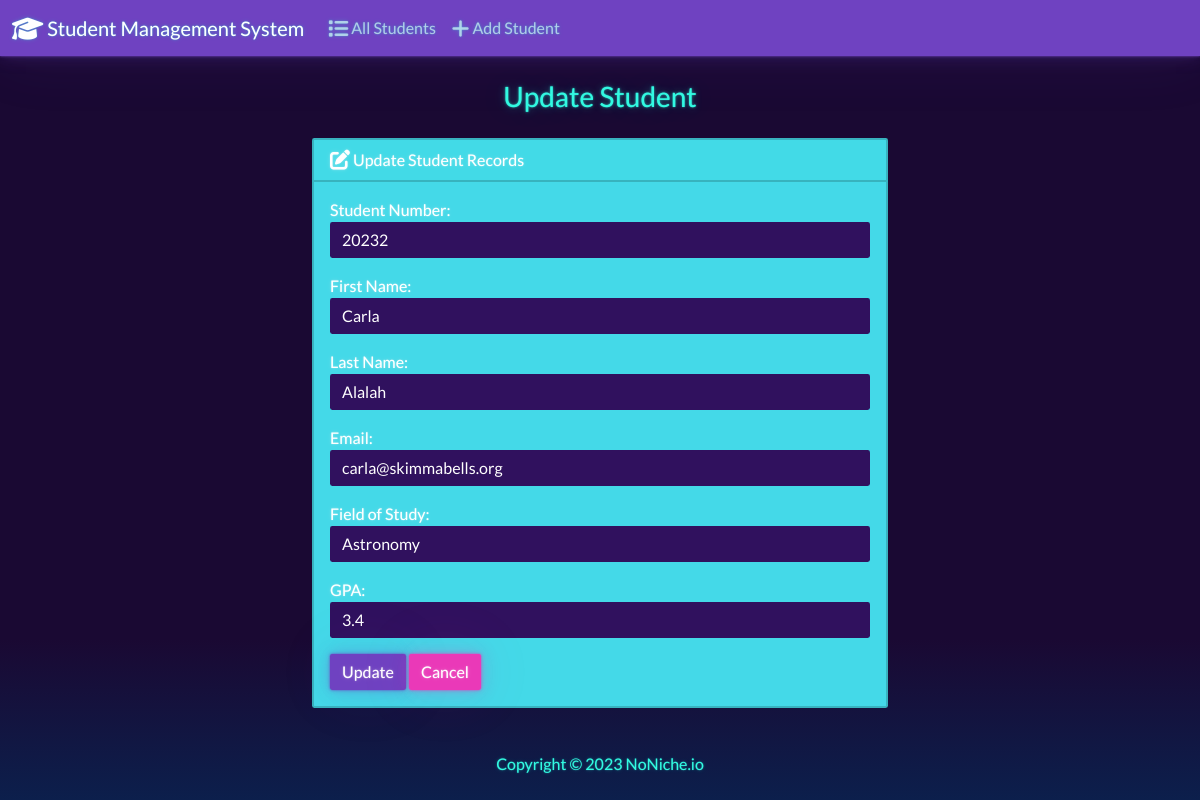
Page /edit/2/ on the committed database.
### students/models.py (models this page shows, shortened)
class Student(models.Model):
    student_number = models.PositiveBigIntegerField()
    first_name = models.CharField(max_length=50)
    last_name = models.CharField(max_length=50)
    email = models.EmailField(max_length=100)
    field_of_study = models.CharField(max_length=50)
    gpa = models.FloatField()

### students/views.py (the view)
# urls.py: path('edit/<int:id>/', views.edit, name='edit'),
def edit(request, id):
  if request.method == 'POST':
    student = Student.objects.get(pk=id)
    form = StudentForm(request.POST, instance=student)
    if form.is_valid():
      form.save()
      return render(request, 'students/edit.html', {
        'form': form,
        'success': True
      })
  else:
    student = Student.objects.get(pk=id)
    form = StudentForm(instance=student)
  return render(request, 'students/edit.html', {
    'form': form
  })

### students/forms.py
class StudentForm(forms.ModelForm):
  class Meta:
    model = Student
    fields = ['student_number', 'first_name', 'last_name', 'email', 'field_of_study', 'gpa']
    labels = {
      'student_number': 'Student Number',
      'first_name': 'First Name',
      'last_name': 'Last Name',
      'email': 'Email',
      'field_of_study': 'Field of Study',
      'gpa': 'GPA'
    }
    widgets = {
      'student_number': forms.NumberInput(attrs={'class': 'form-control'}),
      'first_name': forms.TextInput(attrs={'class': 'form-control'}),
      'last_name': forms.TextInput(attrs={'class': 'form-control'}),
      'email': forms.EmailInput(attrs={'class': 'form-control'}),
      'field_of_study': forms.TextInput(attrs={'class': 'form-control'}),
      'gpa': forms.NumberInput(attrs={'class': 'form-control'}),
    }

### students/templates/students/edit.html (shortened to what this page needs)
{% extends "students/base.html" %}
{% block body %}
  <h3 class="text-center m-4">Update Student</h3>
  {% if success %}
    <div class="alert alert-success" role="alert">
      The student updated successfully.
      <a href="{% url 'index' %}" class="alert-link">Go to Home Page.</a>
    </div>
  {% else %}
    <div class="row justify-content-center">
      <div class="col-6">
        <div class="card bg-light mb-3">
          <div class="card-header">
            <i class="fa-solid fa-pen-to-square fa-lg"></i> Update Student Records
          </div>
          <div class="card-body">
            <form action="" method="POST">
              {{ form.as_p }}
              <button type="submit" class="btn btn-primary">Update</button>
              <a href="{% url 'index' %}" class="btn btn-secondary">Cancel</a>
            </form>
          </div>
        </div>
      </div>
    </div>
  {% endif %}
{% endblock %}

### rows in the picture
Student: student_number "20232", first_name "Carla", last_name "Alalah", email "carla@skimmabells.org", field_of_study "Astronomy", gpa "3.4"
